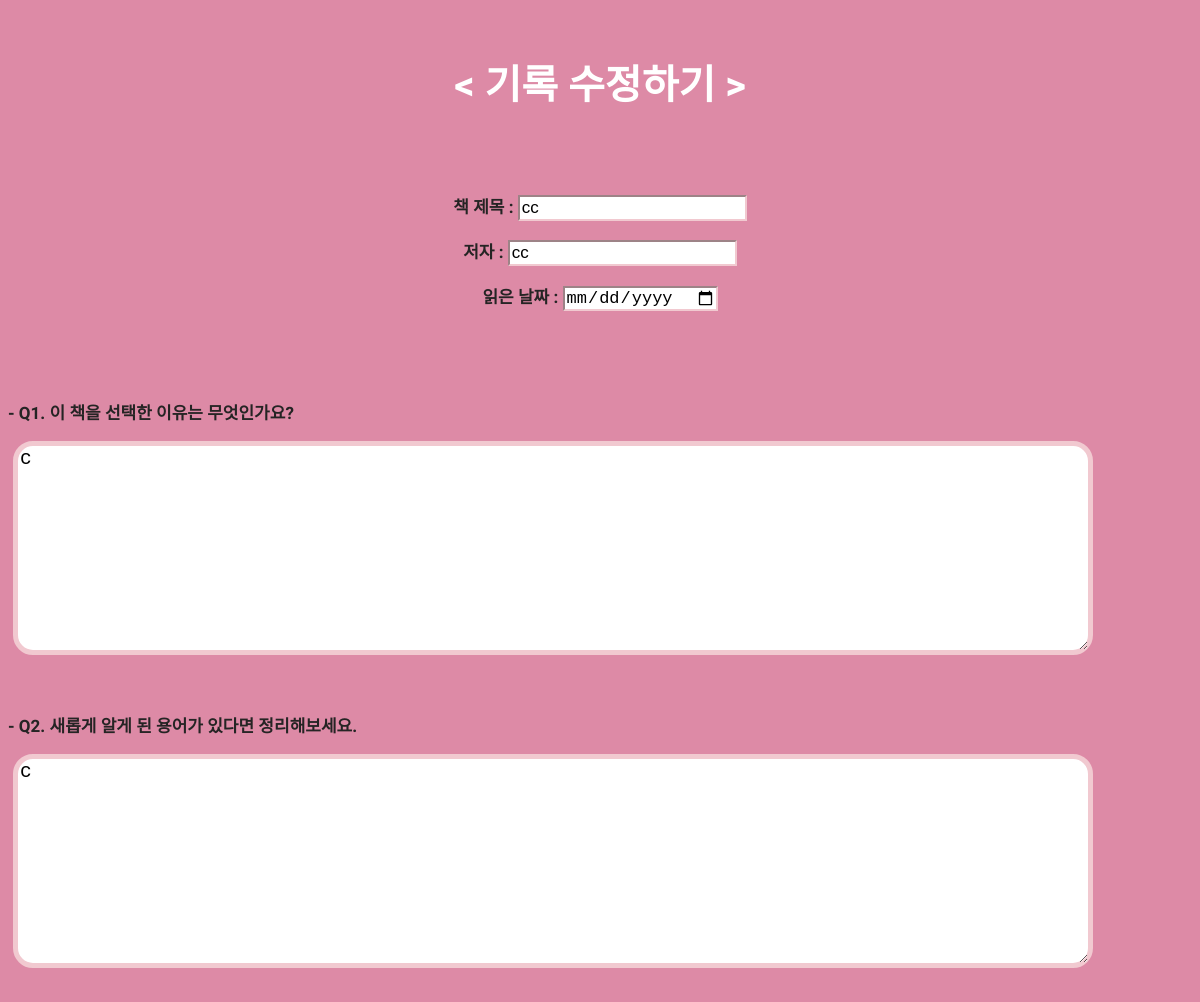
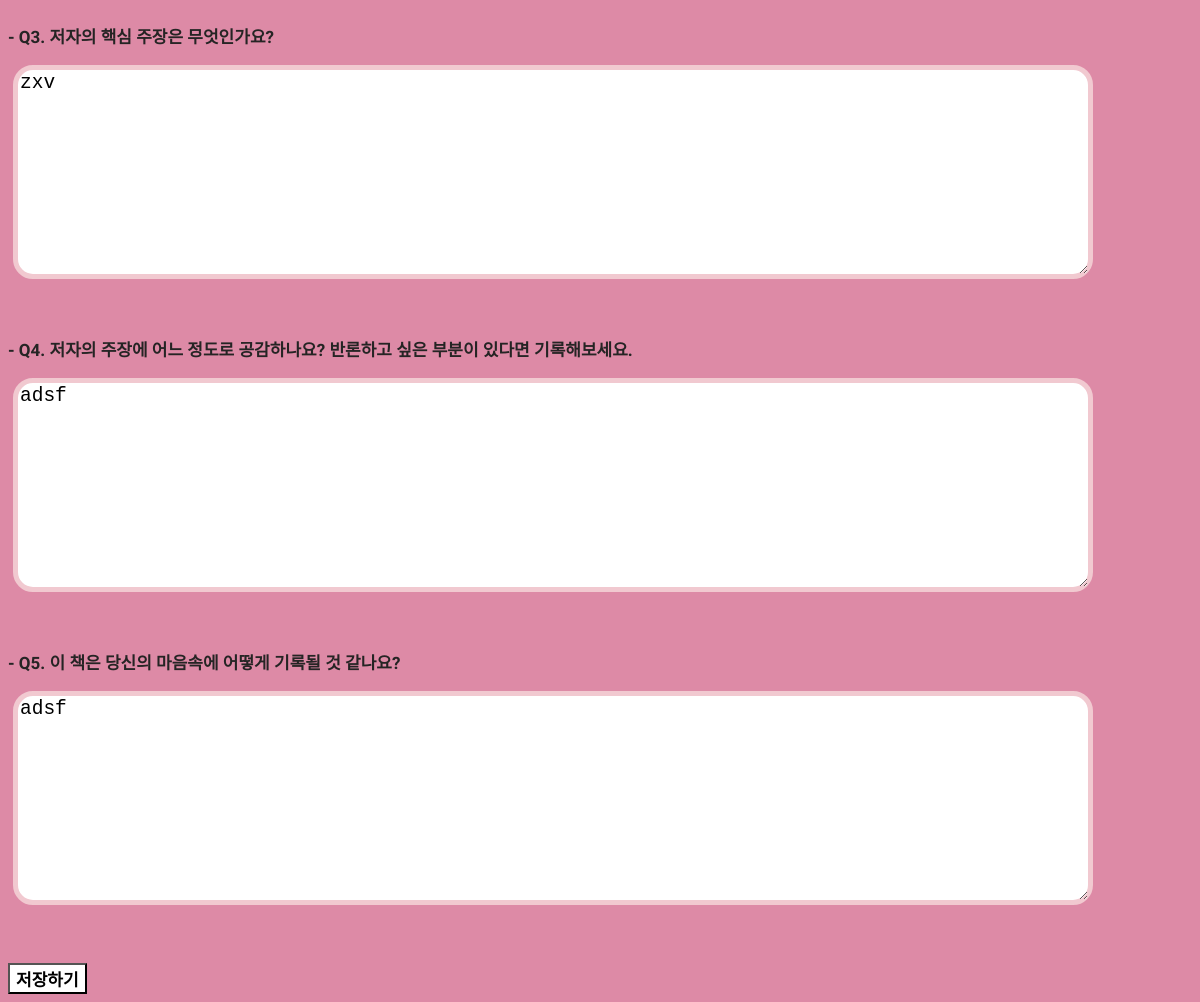
The app's page /editBook/2 with its own data (2 pictures, top to bottom).
### main/models.py (models this page shows, shortened)
class Book(models.Model):# 소설,시,비문학,에세이에 공통적으로 사용되는 모델입니다.
    title = models.CharField(max_length=100)
    writer = models.CharField(max_length=50)
    read_date = models.DateField()
    question1 = models.TextField()
    question2 = models.TextField()
    question3 = models.TextField()
    question4 = models.TextField()
    question5 = models.TextField()
    genre = models.CharField(max_length=10)
    author=models.ForeignKey(User, related_name='books',on_delete=models.CASCADE)

### main/views.py (the view)
# urls.py: path("editBook/<str:id>", editBook, name = "editBook"),
def editBook(request, id):
    edit_book = Book.objects.get(id=id)
    return render(request,'editBook.html',{'book':edit_book})

### main/templates/editBook.html (shortened to what this page needs)
<!DOCTYPE html>
<html lang="en">
    <head>
    </head>
    <body>
        {% if book.genre == 'nonfiction' %}
        <form action="{%url 'updateBook' book.id %}" method="post">
            <br>
            <h1>< 기록 수정하기 ></h1>
            <br>
            <p><br>책 제목 : <input class="title" type = 'text' name='title' value="{{book.title}}"></p>
            <p>저자 : <input class="writer" type="text" name='writer' value="{{book.writer}}"></p>
            <p>읽은 날짜 : <input class="date" type="date" name='read_date' value="{{book.read_date}}"></p>
            <br><br><br>
            <div class="ques">
                <p class="q1">-  Q1. 이 책을 선택한 이유는 무엇인가요?</p>
                <textarea name="question1" id="q1" cols="50" rows="10">{{book.question1}}</textarea>
                <br><br><br>
                <p class="q2">-  Q2. 새롭게 알게 된 용어가 있다면 정리해보세요.<div class=""></div></p>
                <textarea name="question2" id="q2" cols="50" rows="10">{{book.question2}}</textarea>
                <br><br><br>
                <p class="q3">-  Q3. 저자의 핵심 주장은 무엇인가요?</p>
                <textarea name="question3" id="q3" cols="50" rows="10">{{book.question3}}</textarea>
                <br><br><br>
                <p class="q4">-  Q4. 저자의 주장에 어느 정도로 공감하나요? 반론하고 싶은 부분이 있다면 기록해보세요.</p>
                <textarea name="question4" id="q4" cols="50" rows="10">{{book.question4}}</textarea>
                <br><br><br>
                <p class="q5">-  Q5. 이 책은 당신의 마음속에 어떻게 기록될 것 같나요?</p>
                <textarea name="question5" id="q5" cols="50" rows="10">{{book.question5}}</textarea>
                <br><br><br>
                <br>
            </div>
            <button class="btn" type="submit" id="submit">저장하기 </button>
        </form>
        {% endif %}
    </body>
</html>

### main/templates/editBook.html (style rules this page uses)
body { background-color: rgb(221, 138, 166); }
h1 { font-weight: bold; text-align:center; color:white; font-size: 40px; font-family: 'Gowun Dodum', sans-serif; }
p { color:rgb(37, 36, 36); font-size:15px; text-align:center; font-size: 17px; font-weight:bold; font-family: 'Gowun Batang', serif; }
#submit { background-color:white; text-align: center; color:black; font-size:17px; font-weight:bold; font-family: 'Gowun Dodum', sans-serif; }
textarea { color: white; width:90%; height:200px; border-radius: 20px; position: static; margin-left:5px; border-color:rgb(241, 201, 208); border-width: 5px }
.q1 { text-align: left; }
.q2 { text-align: left; }
.q3 { text-align: left; }
.q4 { text-align: left; }
.q5 { text-align: left; }
.title { border-color:rgb(241, 201, 208); border-width: 2px; font-size: 100%; }
.writer { border-color:rgb(241, 201, 208); border-width: 2px;font-size: 100%; }
.date { border-color:rgb(241, 201, 208); border-width: 2px;font-size: 100%; }
#q1,#q2,#q3,#q4,#q5 { color: black; font-size: 150%; }

### records on screen
Book: title "cc", writer "cc", question1 "c", question2 "c", question3 "zxv", question4 "adsf", question5 "adsf"
